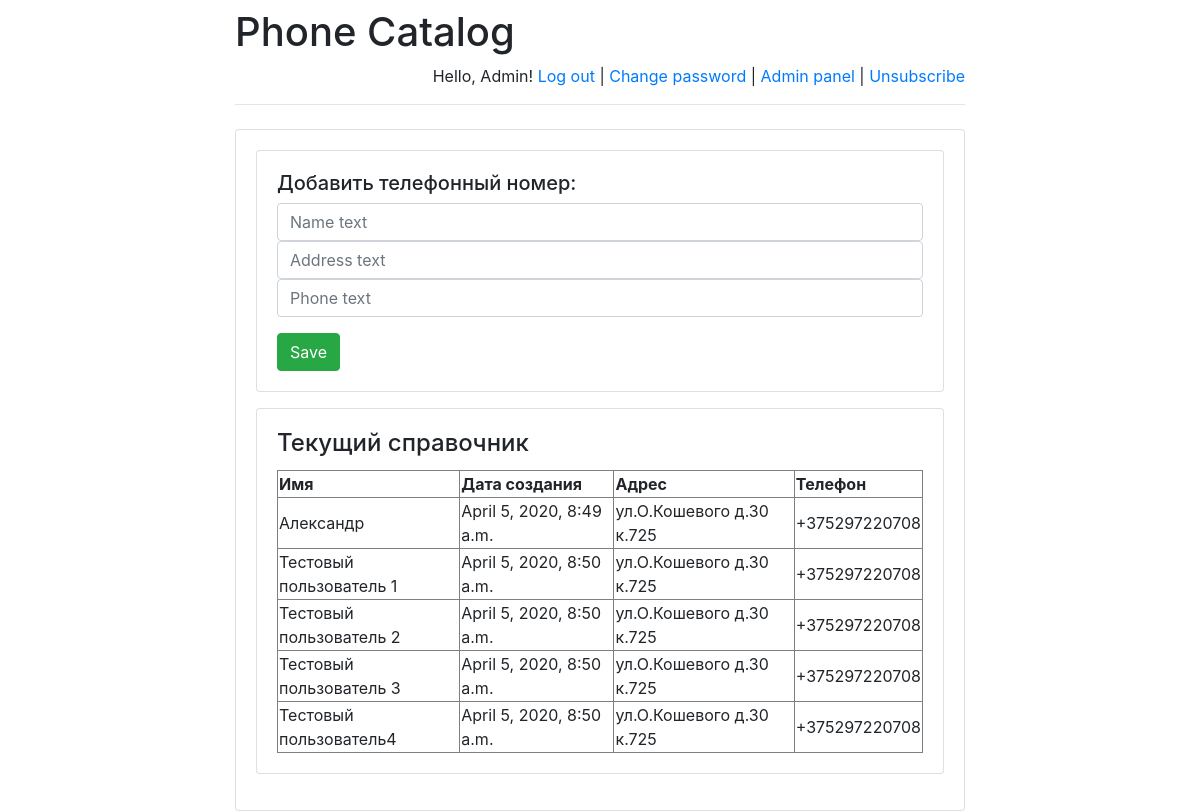
Screenshot of /PhoneCatalog/admin/ (signed in) with the database file from the repository.
### PhoneCatalog/models.py (models this page shows)
class PhoneCatalog(models.Model):
    Name = models.CharField(max_length=255)
    RegDate = models.DateTimeField('date published')
    Address = models.CharField(max_length=255)
    Phone = models.CharField(max_length=30)

### PhoneCatalog/views.py (the view)
def admin(request):
    message = None
    if "message" in request.GET:
        message = request.GET["message"]
    return render(
        request,
        "admin.html",
        {
            "latest_phoneCatalog":
                PhoneCatalog.objects.order_by('RegDate')[:5],
            "message": message,
        }
    )

### PhoneCatalog/templates/admin.html (shortened to what this page needs)
<!DOCTYPE html>
<html lang="en">
<head>
</head>
<body>
{% extends 'base.html' %}
{% block main %}
    {% if user.is_staff %}
        <div class="card mb-3">
        <div class="card-body">
        <form action="../post_phoneCatalog/" method="post">
            <h5>Добавить телефонный номер:</h5>
            <div class="mb-3">
                <input class="form-control"
                       placeholder="Name text"
                       name="name"
                       required/>
                <input class="form-control"
                       placeholder="Address text"
                       name="address"
                       required/>
                <input class="form-control"
                       placeholder="Phone text"
                       name="phone"
                       required/>
            </div>
                <button class="btn btn-success">
                    Save
                </button>
        </form>
        </div>
        </div>
        <div class="card mb-3">
        <div class="card-body">
        <h4 class="card-title">Текущий справочник</h4>
        {% if latest_phoneCatalog %}
    <table border="1">
    <tr>
        <th>Имя</th>
        <th>Дата создания</th>
        <th>Адрес</th>
        <th>Телефон</th>
    </tr>
        {% for PhoneCatalog in latest_phoneCatalog %}
            <tr>
                <td>
                    {{ PhoneCatalog.Name }}
                </td>
            <td>
                    {{ PhoneCatalog.RegDate }}
                </td>
            <td>
                    {{ PhoneCatalog.Address }}
                </td>
            <td>
                    {{ PhoneCatalog.Phone }}
                </td>
            </tr>
        {% endfor %}
    </table>
{% else %}
    <p>Справочник пустой.</p>
{% endif %}
        </div>
        </div>
    {% else %}
        <h4>Access denied.</h4>
    {% endif %}
{% endblock %}

### PhoneCatalog/templates/base.html (shortened to what this page needs)
<!doctype html>
<html lang="en">
<head>
    <link rel="stylesheet"
href="https://stackpath.bootstrapcdn.com/bootstrap/4.1.3/css/bootstrap.min.css">
</head>
<body>
<div class="container">
    <div class="row justify-content-center">
        <div class="col-8">
            <h1 class="mt-2">Phone Catalog</h1>
            {% if user.is_authenticated %}
                <p class="text-right">
                    Hello, {{ user.username }}!
                    <a href="/PhoneCatalog/logout">Log out</a> |
                    <a href="/PhoneCatalog/password-change">Change password</a>
                    {% if user.is_staff %}
        |           <a href="/PhoneCatalog/admin">Admin panel</a>
                    {% endif %}
                    {% if user.email == '' %}
        |               <a href="/PhoneCatalog/subscribe">Subscribe</a>
                    {% else %}
        |               <a href="/PhoneCatalog/unsubscribe">Unsubscribe</a>
                    {% endif %}
                </p>
            {% else %}
                <p class="text-right">
                    <a href="/PhoneCatalog/login">Log in</a> |
                    <a href="/PhoneCatalog/register">Register</a>
                </p>
            {% endif %}
            <hr class="mt-0 mb-4">
            <div class="card">
                <div class="card-body">
                    {% block main %}
                    {% endblock %}
                </div>
            </div>
        </div>
    </div>
</div>
</body>
</html>

### rows the page displays
PhoneCatalog: Name "Александр", RegDate "April 5, 2020, 8:49 a.m.", Address "ул.О.Кошевого д.30 к.725", Phone "+375297220708"
PhoneCatalog: Name "Тестовый пользователь 1", RegDate "April 5, 2020, 8:50 a.m.", Address "ул.О.Кошевого д.30 к.725", Phone "+375297220708"
PhoneCatalog: Name "Тестовый пользователь 2", RegDate "April 5, 2020, 8:50 a.m.", Address "ул.О.Кошевого д.30 к.725", Phone "+375297220708"
PhoneCatalog: Name "Тестовый пользователь 3", RegDate "April 5, 2020, 8:50 a.m.", Address "ул.О.Кошевого д.30 к.725", Phone "+375297220708"
PhoneCatalog: Name "Тестовый пользователь4", RegDate "April 5, 2020, 8:50 a.m.", Address "ул.О.Кошевого д.30 к.725", Phone "+375297220708"

### other values shown
{{ user.username }} "Admin"
